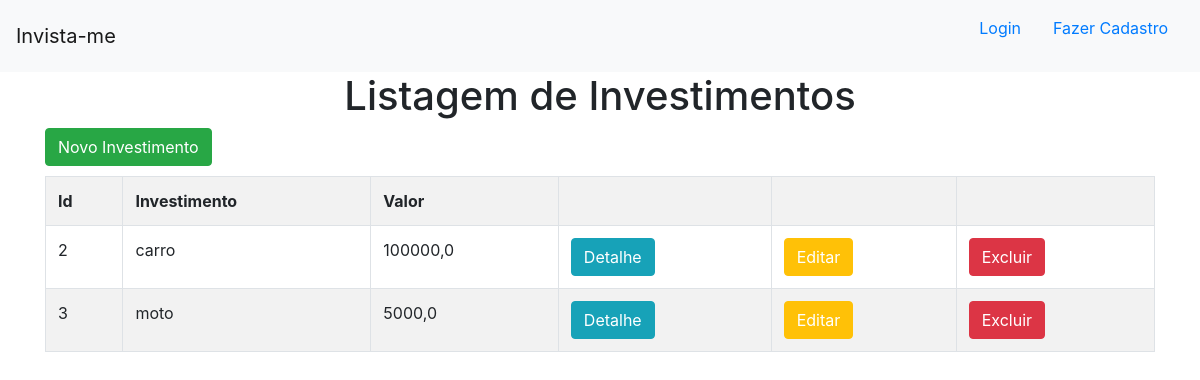
The app's page /, older data.
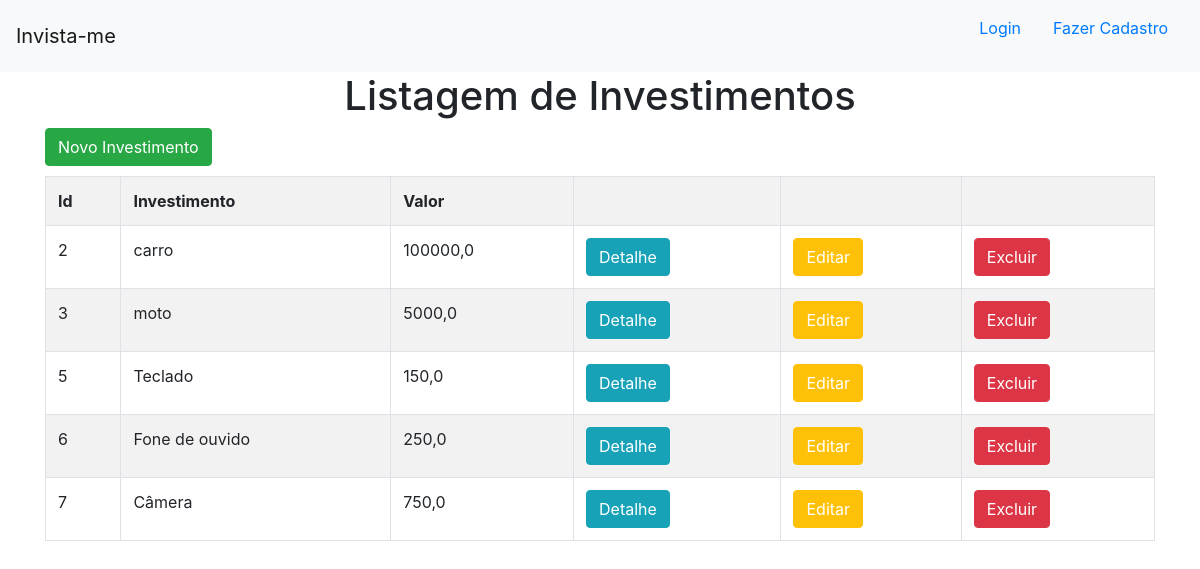
The same page, newer data.
### invista_me/models.py (models this page shows)
class Investimento(models.Model):
  investimento = models.TextField(max_length=255)
  valor = models.FloatField()
  pago = models.BooleanField(default=False)
  data = models.DateField(default=datetime.now)

### invista_me/views.py (the view)
# urls.py: path('', views.investimentos, name='investimentos'),
def investimentos(request):
  dados = {
    'dados': Investimento.objects.all()
  }
  return render(request, 'investimentos/investimentos.html', context=dados)

### invista_me/templates/investimentos/investimentos.html
{% extends 'investimentos/base.html' %} {% block conteudo %}
<h1 style="text-align: center">Listagem de Investimentos</h1>
<div class="container">
  <button class="btn btn-success" style="margin-bottom: 10px">
    <a style="color: white" href="{% url 'novo_investimento' %}"
      >Novo Investimento</a
    >
  </button>
  <table class="table table-striped table-bordered">
    <tr>
      <th>Id</th>
      <th>Investimento</th>
      <th>Valor</th>
      <th></th>
      <th></th>
      <th></th>
    </tr>
    {% for dado in dados %}
    <tr>
      <td>{{dado.id}}</td>
      <td>{{dado.investimento}}</td>
      <td>{{dado.valor}}</td>
      <td>
        <button class="btn btn-info">
          <a style="color: white" href="{% url 'detalhe' dado.id %}">Detalhe</a>
        </button>
      </td>
      <td>
        <button class="btn btn-warning">
          <a style="color: white" href="{% url 'editar' dado.id %}">Editar</a>
        </button>
      </td>
      <td>
        <button class="btn btn-danger">
          <a style="color: white" href="{% url 'excluir' dado.id %}">Excluir</a>
        </button>
      </td>
    </tr>
    {% endfor %}
  </table>
</div>
{% endblock %}

### invista_me/templates/investimentos/base.html (shortened to what this page needs)
<!DOCTYPE html>
<html lang="en">
  <head>
    <link
      rel="stylesheet"
      href="https://cdn.jsdelivr.net/npm/bootstrap@4.6.2/dist/css/bootstrap.min.css"
    />
  </head>
  <body>
    <nav class="navbar navbar-light bg-light">
      <a class="navbar-brand" href="{% url 'investimentos' %}">Invista-me</a>
      <ul style="list-style: none">
        {% if user.is_authenticated %}
        <li style="float: left">
          <strong class="nav-item nav-link">Bem-vindo {{user.get_username}}</strong>
        </li>
        <form method="POST" action="{% url 'logout' %}">
          {% csrf_token %}
          <button class="btn btn-secondary" type="submit">Sair</button>
        </form>
        {% else %}
        <li style="float: left">
          <a class="nav-item nav-link" href="{% url 'login' %}">Login</a>
        </li>
        <li style="float: left">
          <a class="nav-item nav-link" href="{% url 'novo_usuario' %}"
            >Fazer Cadastro</a
          >
        </li>
        {% endif %}
      </ul>
    </nav>
     {% block conteudo %} {% endblock %}
  </body>
</html>

Row changes from the older to the newer data that the page shows:
added Investimento: id "5", investimento "Teclado", valor "150,0"
added Investimento: id "6", investimento "Fone de ouvido", valor "250,0"
added Investimento: id "7", investimento "Câmera", valor "750,0"
